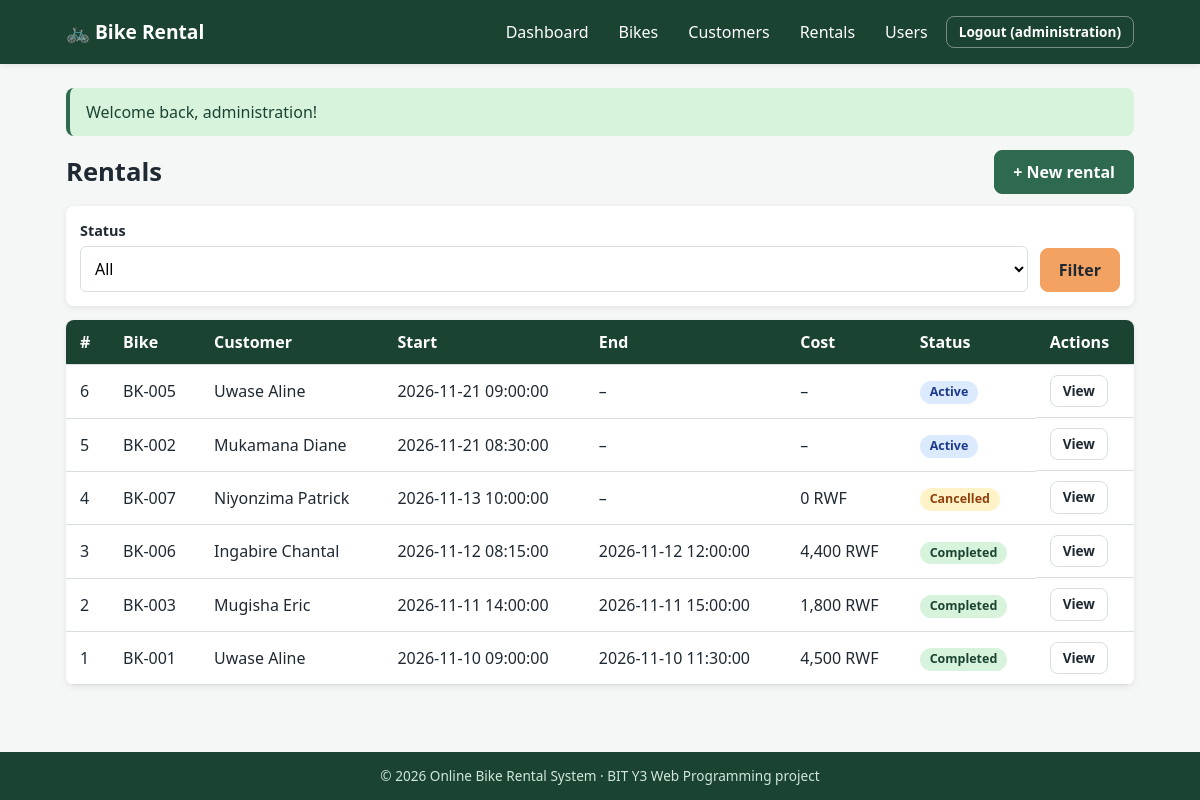
Page /index.php?route=rentals (signed in) on the committed database.
### tables this page shows
CREATE TABLE rentals (
    rental_id   INT UNSIGNED AUTO_INCREMENT PRIMARY KEY,
    bike_id     INT UNSIGNED NOT NULL,
    customer_id INT UNSIGNED NOT NULL,
    start_time  DATETIME NOT NULL,
    end_time    DATETIME NULL,
    total_cost  DECIMAL(10,2) NULL,
    status      ENUM('active','completed','cancelled') NOT NULL DEFAULT 'active',
    CONSTRAINT fk_rental_bike
        FOREIGN KEY (bike_id) REFERENCES bikes(bike_id)
        ON DELETE RESTRICT ON UPDATE CASCADE,
    CONSTRAINT fk_rental_customer
        FOREIGN KEY (customer_id) REFERENCES customers(customer_id)
        ON DELETE RESTRICT ON UPDATE CASCADE
);

CREATE TABLE bikes (
    bike_id     INT UNSIGNED AUTO_INCREMENT PRIMARY KEY,
    code        VARCHAR(20)  NOT NULL UNIQUE,
    model       VARCHAR(80)  NOT NULL,
    hourly_rate DECIMAL(10,2) NOT NULL CHECK (hourly_rate > 0),
    status      ENUM('available','rented','maintenance') NOT NULL DEFAULT 'available'
);

CREATE TABLE customers (
    customer_id INT UNSIGNED AUTO_INCREMENT PRIMARY KEY,
    full_name   VARCHAR(100) NOT NULL,
    phone       VARCHAR(20)  NOT NULL,
    email       VARCHAR(100) NOT NULL UNIQUE
);

### src/Support/View.php (called while the page is built, shortened)
<?php
final class View
{
    public static function render(string $view, array $data = [], ?string $layout = 'layout/layout'): void
    {
        $file = __DIR__ . '/../Views/' . $view . '.php';
        extract($data, EXTR_SKIP);
        require $file;
    }
}

### src/Controllers/RentalController.php (called while the page is built, shortened)
<?php
final class RentalController
{
    private Rental $rentals;
    public function __construct()
    {
        $this->rentals = new Rental();
    }
    public function index(): void
    {
        $status = (string)($_GET['status'] ?? '');
        $items = $this->rentals->list($status);
        View::render('rentals/index', compact('items', 'status'));
    }
}

### public/index.php (called while the page is built, shortened)
<?php
require __DIR__ . '/../src/bootstrap.php';
$routes = [
    'login'           => [AuthController::class, 'login'],
    'register'        => [AuthController::class, 'register'],
    'logout'          => [AuthController::class, 'logout'],
    'dashboard'       => [DashboardController::class, 'index'],
    'bikes'           => [BikeController::class, 'index'],
    'bike-show'       => [BikeController::class, 'show'],
    'bike-form'       => [BikeController::class, 'form'],
    'bike-save'       => [BikeController::class, 'save'],
    'bike-delete'     => [BikeController::class, 'delete'],
    'customers'       => [CustomerController::class, 'index'],
    'customer-show'   => [CustomerController::class, 'show'],
    'customer-form'   => [CustomerController::class, 'form'],
    'customer-save'   => [CustomerController::class, 'save'],
    'customer-delete' => [CustomerController::class, 'delete'],
    'rentals'         => [RentalController::class, 'index'],
    'rental-show'     => [RentalController::class, 'show'],
    'rental-form'     => [RentalController::class, 'form'],
    'rental-save'     => [RentalController::class, 'save'],
    'rental-return'   => [RentalController::class, 'finish'],
    'rental-cancel'   => [RentalController::class, 'cancel'],
    'rental-delete'   => [RentalController::class, 'delete'],
    'users'           => [UserController::class, 'index'],
    'user-form'       => [UserController::class, 'form'],
    'user-save'       => [UserController::class, 'save'],
    'user-delete'     => [UserController::class, 'delete'],
    'api-bikes'       => [BikeApiController::class, 'index'],
];
$route = (string)($_GET['route'] ?? 'dashboard');
[$class, $method] = $routes[$route];
(new $class())->$method();

### src/bootstrap.php (called while the page is built, shortened)
<?php
spl_autoload_register(static function (string $class): void {
    $prefix = 'App\\';
    $file = __DIR__ . '/' . str_replace('\\', '/', substr($class, strlen($prefix))) . '.php';
});
require __DIR__ . '/Support/helpers.php';

### src/Support/Config.php (called while the page is built, shortened)
<?php
final class Config
{
    private static ?array $data = null;
    public static function get(string $key): mixed
    {
        self::$data ??= require __DIR__ . '/../../config/config.php';
        return self::$data[$key] ?? null;
    }
}

### src/Support/Database.php (called while the page is built, shortened)
<?php
final class Database
{
    private static ?PDO $pdo = null;
    public static function pdo(): PDO
    {
        if (self::$pdo === null) {
            $c = Config::get('db');
            $dsn = $c['dsn'] ?: "mysql:host={$c['host']};dbname={$c['name']};charset={$c['charset']}";
            try {
                self::$pdo = new PDO($dsn, $c['dsn'] ? null : $c['user'], $c['dsn'] ? null : $c['pass'], [
                    PDO::ATTR_ERRMODE            => PDO::ERRMODE_EXCEPTION,
                    PDO::ATTR_DEFAULT_FETCH_MODE => PDO::FETCH_ASSOC,
                    PDO::ATTR_EMULATE_PREPARES   => false,
                ]);
            } catch (PDOException $e) {
                ErrorHandler::log($e);
                throw new \RuntimeException('Database connection failed.', 0, $e);
            }
        }
        return self::$pdo;
    }
}

### src/Models/BaseModel.php (called while the page is built, shortened)
<?php
abstract class BaseModel
{
    protected PDO $db;
    public function __construct()
    {
        $this->db = Database::pdo();
    }
    protected function all(string $sql, array $params = []): array
    {
        $st = $this->db->prepare($sql);
        $st->execute($params);
        return $st->fetchAll();
    }
}

### src/Models/Rental.php (called while the page is built, shortened)
<?php
final class Rental extends BaseModel
{
    public function list(string $status = ''): array
    {
        return $this->all(self::SELECT . ' ORDER BY r.start_time DESC');
    }
}

### src/Views/rentals/index.php (the view, shortened to what this page needs)
<div class="page-head"><h1>Rentals</h1>
    <a class="btn btn-primary" href="<?= e(url('rental-form')) ?>">+ New rental</a></div>
<form method="get" action="<?= e(url('rentals')) ?>" class="filter-bar">
    <div class="filter-group"><label for="status">Status</label>
        <select id="status" name="status" class="form-control">
            <option value="">All</option>
            <?php foreach (\App\Models\Rental::STATUSES as $s): ?>
                <option value="<?= e($s) ?>" <?= $status === $s ? 'selected' : '' ?>><?= e(ucfirst($s)) ?></option>
            <?php endforeach; ?></select></div>
    <button class="btn btn-secondary" type="submit">Filter</button>
</form>
<?php if (!$items): ?><p class="empty">No rentals found.</p><?php else: ?>
<div class="table-wrap"><table class="data-table">
    <thead><tr><th>#</th><th>Bike</th><th>Customer</th><th>Start</th><th>End</th><th>Cost</th><th>Status</th><th>Actions</th></tr></thead><tbody>
    <?php foreach ($items as $r): ?>
        <tr>
            <td><?= (int)$r['rental_id'] ?></td>
            <td><?= e($r['bike_code']) ?></td>
            <td><?= e($r['customer_name']) ?></td>
            <td><?= e($r['start_time']) ?></td>
            <td><?= $r['end_time'] ? e($r['end_time']) : '&ndash;' ?></td>
            <td><?= $r['total_cost'] !== null ? e(money($r['total_cost'])) : '&ndash;' ?></td>
            <td><?= status_badge($r['status']) ?></td>
            <td class="actions"><a class="btn btn-small" href="<?= e(url('rental-show', ['id' => $r['rental_id']])) ?>">View</a></td>
        </tr>
    <?php endforeach; ?></tbody></table></div>
<?php endif; ?>

### src/Support/helpers.php (shortened to what this page needs)
<?php
function e(mixed $value): string
{
    return htmlspecialchars((string)$value, ENT_QUOTES | ENT_SUBSTITUTE, 'UTF-8');
}
function base_path(): string
{
    $dir = str_replace('\\', '/', dirname($_SERVER['SCRIPT_NAME'] ?? '/index.php'));
    return rtrim($dir, '/');
}
function url(string $route = 'dashboard', array $params = []): string
{
    $query = http_build_query(['route' => $route] + $params);
    return base_path() . '/index.php?' . $query;
}
function money(mixed $amount): string
{
    return number_format((float)$amount, 0, '.', ',') . ' RWF';
}
function status_badge(string $status): string
{
    return '<span class="badge badge-' . e($status) . '">' . e(ucfirst($status)) . '</span>';
}

### public/assets/css/style.css (style rules this page uses)
:root { --primary: #1b4332; --primary-light: #2d6a4f; --accent: #f4a261; --accent-dark: #e76f51; --bg: #f4f7f5; --white: #fff; --text: #1f2933; --muted: #6b7280; --border: #d7dee2; --success-bg: #d8f3dc; --success-fg: #1b4332; --error-bg: #fde2e2; --error-fg: #7f1d1d; --radius: 8px; --shadow: 0 2px 6px rgba(0,0,0,.08); --font: 'Segoe UI', Tahoma, Geneva, Verdana, sans-serif; }
* { margin: 0; padding: 0; box-sizing: border-box; }
body { font-family: var(--font); background: var(--bg); color: var(--text); line-height: 1.5; min-height: 100vh; display: flex; flex-direction: column; }
a { color: var(--primary-light); }
h1 { margin-bottom: 16px; font-size: 1.6rem; }
.card-head, .page-head { display: flex; justify-content: space-between; align-items: center; gap: 12px; flex-wrap: wrap; margin-bottom: 12px; }
.page-head h1 { margin: 0; }
.btn { display: inline-block; padding: 9px 18px; border: 1px solid var(--border); border-radius: var(--radius); background: var(--white); color: var(--text); font: inherit; font-weight: 600; cursor: pointer; text-decoration: none; transition: background .2s; }
.btn-primary { background: var(--primary-light); border-color: var(--primary-light); color: #fff; }
.btn-secondary { background: var(--accent); border-color: var(--accent); }
.btn-small { padding: 5px 12px; font-size: .85rem; }
.actions { display: flex; gap: 8px; flex-wrap: wrap; align-items: center; margin-top: 12px; }
.form-group label, .filter-group label { display: block; font-weight: 600; margin-bottom: 4px; font-size: .9rem; }
.form-control { width: 100%; padding: 10px; border: 1px solid var(--border); border-radius: 6px; font: inherit; background: #fff; }
.filter-bar { display: flex; gap: 12px; flex-wrap: wrap; align-items: flex-end; background: var(--white); padding: 14px; border-radius: var(--radius); box-shadow: var(--shadow); margin-bottom: 14px; }
.filter-group { flex: 1 1 200px; }
.table-wrap { overflow-x: auto; background: var(--white); border-radius: var(--radius); box-shadow: var(--shadow); }
.data-table { width: 100%; border-collapse: collapse; }
.data-table th, .data-table td { padding: 10px 14px; text-align: left; border-bottom: 1px solid var(--border); white-space: nowrap; }
.data-table thead { background: var(--primary); color: #fff; }
.data-table .actions { margin: 0; }
.badge { display: inline-block; padding: 2px 10px; border-radius: 12px; font-size: .78rem; font-weight: 700; }
.badge-available, .badge-completed { background: #d8f3dc; color: #1b4332; }
.badge-rented, .badge-active { background: #dbeafe; color: #1e3a8a; }
.badge-maintenance, .badge-cancelled { background: #fef3c7; color: #92400e; }

### rows in the picture
rentals: rental_id "6", bike.code "BK-005", customer.full_name "Uwase Aline", start_time "2026-11-21 09:00:00", status "Active"
rentals: rental_id "5", bike.code "BK-002", customer.full_name "Mukamana Diane", start_time "2026-11-21 08:30:00", status "Active"
rentals: rental_id "4", bike.code "BK-007", customer.full_name "Niyonzima Patrick", start_time "2026-11-13 10:00:00", total_cost "0 RWF", status "Cancelled"
rentals: rental_id "3", bike.code "BK-006", customer.full_name "Ingabire Chantal", start_time "2026-11-12 08:15:00", end_time "2026-11-12 12:00:00", total_cost "4,400 RWF", status "Completed"
rentals: rental_id "2", bike.code "BK-003", customer.full_name "Mugisha Eric", start_time "2026-11-11 14:00:00", end_time "2026-11-11 15:00:00", total_cost "1,800 RWF", status "Completed"
rentals: rental_id "1", bike.code "BK-001", customer.full_name "Uwase Aline", start_time "2026-11-10 09:00:00", end_time "2026-11-10 11:30:00", total_cost "4,500 RWF", status "Completed"

### other values in the picture
$user['username'] "administration"
$f['message'] "Welcome back, administration!"
